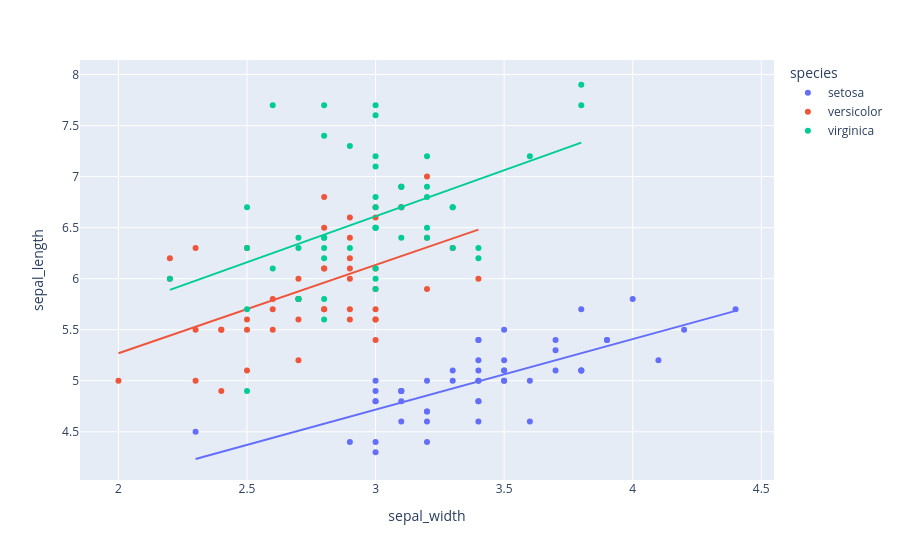

Notebook code cell kept with this figure:
### Code cell
df = px.data.iris()
fig = px.scatter(df, x = "sepal_width", y = "sepal_length", color = "species",
                 trendline = "ols")
fig.show()

### Figure 1 — Plotly figure (JSON) as saved in the notebook; plotly's stock layout.template omitted (floating-point values rounded to 4 significant figures)
{"data": [{"hovertemplate": "species=setosa<br>sepal_width=%{x}<br>sepal_length=%{y}<extra></extra>", "legendgroup": "setosa", "marker": {"color": "#636efa", "symbol": "circle"}, "mode": "markers", "name": "setosa", "orientation": "v", "showlegend": true, "type": "scatter", "x": [3.5, 3.0, 3.2, 3.1, 3.6, 3.9, 3.4, 3.4, 2.9, 3.1, 3.7, 3.4, 3.0, 3.0, 4.0, 4.4, 3.9, 3.5, 3.8, 3.8, 3.4, 3.7, 3.6, 3.3, 3.4, 3.0, 3.4, 3.5, 3.4, 3.2, 3.1, 3.4, 4.1, 4.2, 3.1, 3.2, 3.5, 3.1, 3.0, 3.4, 3.5, 2.3, 3.2, 3.5, 3.8, 3.0, 3.8, 3.2, 3.7, 3.3], "xaxis": "x", "y": [5.1, 4.9, 4.7, 4.6, 5.0, 5.4, 4.6, 5.0, 4.4, 4.9, 5.4, 4.8, 4.8, 4.3, 5.8, 5.7, 5.4, 5.1, 5.7, 5.1, 5.4, 5.1, 4.6, 5.1, 4.8, 5.0, 5.0, 5.2, 5.2, 4.7, 4.8, 5.4, 5.2, 5.5, 4.9, 5.0, 5.5, 4.9, 4.4, 5.1, 5.0, 4.5, 4.4, 5.0, 5.1, 4.8, 5.1, 4.6, 5.3, 5.0], "yaxis": "y"}, {"hovertemplate": "<b>OLS trendline</b><br>sepal_length = 0.690854 * sepal_width + 2.64466<br>R<sup>2</sup>=0.557681<br><br>species=setosa<br>sepal_width=%{x}<br>sepal_length=%{y} <b>(trend)</b><extra></extra>", "legendgroup": "setosa", "marker": {"color": "#636efa", "symbol": "circle"}, "mode": "lines", "name": "setosa", "showlegend": false, "type": "scatter", "x": [2.3, 2.9, 3.0, 3.0, 3.0, 3.0, 3.0, 3.0, 3.1, 3.1, 3.1, 3.1, 3.1, 3.2, 3.2, 3.2, 3.2, 3.2, 3.3, 3.3, 3.4, 3.4, 3.4, 3.4, 3.4, 3.4, 3.4, 3.4, 3.4, 3.5, 3.5, 3.5, 3.5, 3.5, 3.5, 3.6, 3.6, 3.7, 3.7, 3.7, 3.8, 3.8, 3.8, 3.8, 3.9, 3.9, 4.0, 4.1, 4.2, 4.4], "xaxis": "x", "y": [4.234, 4.648, 4.717, 4.717, 4.717, 4.717, 4.717, 4.717, 4.786, 4.786, 4.786, 4.786, 4.786, 4.855, 4.855, 4.855, 4.855, 4.855, 4.924, 4.924, 4.994, 4.994, 4.994, 4.994, 4.994, 4.994, 4.994, 4.994, 4.994, 5.063, 5.063, 5.063, 5.063, 5.063, 5.063, 5.132, 5.132, 5.201, 5.201, 5.201, 5.27, 5.27, 5.27, 5.27, 5.339, 5.339, 5.408, 5.477, 5.546, 5.684], "yaxis": "y"}, {"hovertemplate": "species=versicolor<br>sepal_width=%{x}<br>sepal_length=%{y}<extra></extra>", "legendgroup": "versicolor", "marker": {"color": "#EF553B", "symbol": "circle"}, "mode": "markers", "name": "versicolor", "orientation": "v", "showlegend": true, "type": "scatter", "x": [3.2, 3.2, 3.1, 2.3, 2.8, 2.8, 3.3, 2.4, 2.9, 2.7, 2.0, 3.0, 2.2, 2.9, 2.9, 3.1, 3.0, 2.7, 2.2, 2.5, 3.2, 2.8, 2.5, 2.8, 2.9, 3.0, 2.8, 3.0, 2.9, 2.6, 2.4, 2.4, 2.7, 2.7, 3.0, 3.4, 3.1, 2.3, 3.0, 2.5, 2.6, 3.0, 2.6, 2.3, 2.7, 3.0, 2.9, 2.9, 2.5, 2.8], "xaxis": "x", "y": [7.0, 6.4, 6.9, 5.5, 6.5, 5.7, 6.3, 4.9, 6.6, 5.2, 5.0, 5.9, 6.0, 6.1, 5.6, 6.7, 5.6, 5.8, 6.2, 5.6, 5.9, 6.1, 6.3, 6.1, 6.4, 6.6, 6.8, 6.7, 6.0, 5.7, 5.5, 5.5, 5.8, 6.0, 5.4, 6.0, 6.7, 6.3, 5.6, 5.5, 5.5, 6.1, 5.8, 5.0, 5.6, 5.7, 5.7, 6.2, 5.1, 5.7], "yaxis": "y"}, {"hovertemplate": "<b>OLS trendline</b><br>sepal_length = 0.865078 * sepal_width + 3.53973<br>R<sup>2</sup>=0.276582<br><br>species=versicolor<br>sepal_width=%{x}<br>sepal_length=%{y} <b>(trend)</b><extra></extra>", "legendgroup": "versicolor", "marker": {"color": "#EF553B", "symbol": "circle"}, "mode": "lines", "name": "versicolor", "showlegend": false, "type": "scatter", "x": [2.0, 2.2, 2.2, 2.3, 2.3, 2.3, 2.4, 2.4, 2.4, 2.5, 2.5, 2.5, 2.5, 2.6, 2.6, 2.6, 2.7, 2.7, 2.7, 2.7, 2.7, 2.8, 2.8, 2.8, 2.8, 2.8, 2.8, 2.9, 2.9, 2.9, 2.9, 2.9, 2.9, 2.9, 3.0, 3.0, 3.0, 3.0, 3.0, 3.0, 3.0, 3.0, 3.1, 3.1, 3.1, 3.2, 3.2, 3.2, 3.3, 3.4], "xaxis": "x", "y": [5.27, 5.443, 5.443, 5.529, 5.529, 5.529, 5.616, 5.616, 5.616, 5.702, 5.702, 5.702, 5.702, 5.789, 5.789, 5.789, 5.875, 5.875, 5.875, 5.875, 5.875, 5.962, 5.962, 5.962, 5.962, 5.962, 5.962, 6.048, 6.048, 6.048, 6.048, 6.048, 6.048, 6.048, 6.135, 6.135, 6.135, 6.135, 6.135, 6.135, 6.135, 6.135, 6.221, 6.221, 6.221, 6.308, 6.308, 6.308, 6.394, 6.481], "yaxis": "y"}, {"hovertemplate": "species=virginica<br>sepal_width=%{x}<br>sepal_length=%{y}<extra></extra>", "legendgroup": "virginica", "marker": {"color": "#00cc96", "symbol": "circle"}, "mode": "markers", "name": "virginica", "orientation": "v", "showlegend": true, "type": "scatter", "x": [3.3, 2.7, 3.0, 2.9, 3.0, 3.0, 2.5, 2.9, 2.5, 3.6, 3.2, 2.7, 3.0, 2.5, 2.8, 3.2, 3.0, 3.8, 2.6, 2.2, 3.2, 2.8, 2.8, 2.7, 3.3, 3.2, 2.8, 3.0, 2.8, 3.0, 2.8, 3.8, 2.8, 2.8, 2.6, 3.0, 3.4, 3.1, 3.0, 3.1, 3.1, 3.1, 2.7, 3.2, 3.3, 3.0, 2.5, 3.0, 3.4, 3.0], "xaxis": "x", "y": [6.3, 5.8, 7.1, 6.3, 6.5, 7.6, 4.9, 7.3, 6.7, 7.2, 6.5, 6.4, 6.8, 5.7, 5.8, 6.4, 6.5, 7.7, 7.7, 6.0, 6.9, 5.6, 7.7, 6.3, 6.7, 7.2, 6.2, 6.1, 6.4, 7.2, 7.4, 7.9, 6.4, 6.3, 6.1, 7.7, 6.3, 6.4, 6.0, 6.9, 6.7, 6.9, 5.8, 6.8, 6.7, 6.7, 6.3, 6.5, 6.2, 5.9], "yaxis": "y"}, {"hovertemplate": "<b>OLS trendline</b><br>sepal_length = 0.901534 * sepal_width + 3.90684<br>R<sup>2</sup>=0.209057<br><br>species=virginica<br>sepal_width=%{x}<br>sepal_length=%{y} <b>(trend)</b><extra></extra>", "legendgroup": "virginica", "marker": {"color": "#00cc96", "symbol": "circle"}, "mode": "lines", "name": "virginica", "showlegend": false, "type": "scatter", "x": [2.2, 2.5, 2.5, 2.5, 2.5, 2.6, 2.6, 2.7, 2.7, 2.7, 2.7, 2.8, 2.8, 2.8, 2.8, 2.8, 2.8, 2.8, 2.8, 2.9, 2.9, 3.0, 3.0, 3.0, 3.0, 3.0, 3.0, 3.0, 3.0, 3.0, 3.0, 3.0, 3.0, 3.1, 3.1, 3.1, 3.1, 3.2, 3.2, 3.2, 3.2, 3.2, 3.3, 3.3, 3.3, 3.4, 3.4, 3.6, 3.8, 3.8], "xaxis": "x", "y": [5.89, 6.161, 6.161, 6.161, 6.161, 6.251, 6.251, 6.341, 6.341, 6.341, 6.341, 6.431, 6.431, 6.431, 6.431, 6.431, 6.431, 6.431, 6.431, 6.521, 6.521, 6.611, 6.611, 6.611, 6.611, 6.611, 6.611, 6.611, 6.611, 6.611, 6.611, 6.611, 6.611, 6.702, 6.702, 6.702, 6.702, 6.792, 6.792, 6.792, 6.792, 6.792, 6.882, 6.882, 6.882, 6.972, 6.972, 7.152, 7.333, 7.333], "yaxis": "y"}], "layout": {"legend": {"title": {"text": "species"}, "tracegroupgap": 0}, "margin": {"t": 60}, "xaxis": {"anchor": "y", "domain": [0, 1], "title": {"text": "sepal_width"}}, "yaxis": {"anchor": "x", "domain": [0, 1], "title": {"text": "sepal_length"}}}}
